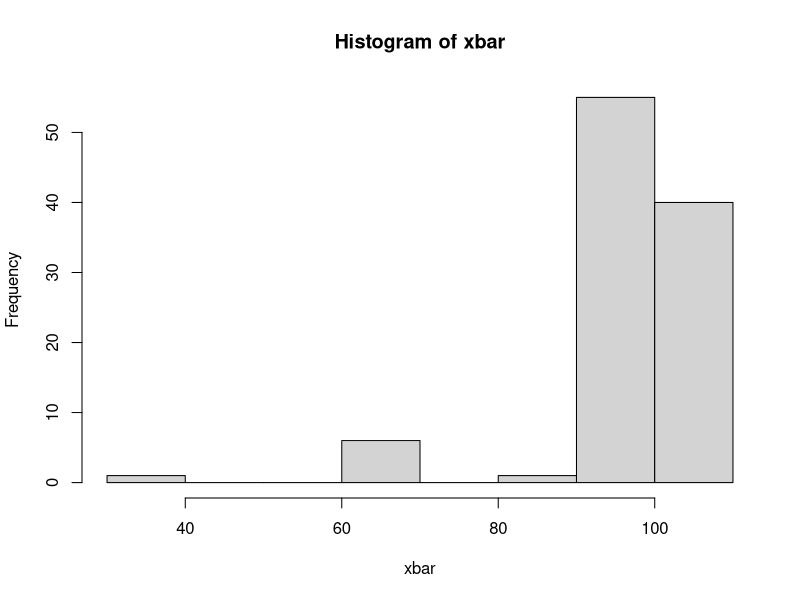

Reproduce this figure in R.
library(tidyverse)
# Project members: Zachary Hauck, Michella Kopti, Joseph Lunt
CLT = function(x,n,b,lgcl=FALSE){
  set.seed(13)
  data = sample(x,n*b, replace=TRUE)
  "xbar1" = matrix(data,nrow=n, ncol=b) #create xbar1 to make the data into a matrix
  "xbar" = apply(xbar1, 2, mean, na.rm=TRUE) #this is to put the matrix in with correct dimensions
  if(lgcl==TRUE)hist(xbar) #to return a histogram is lcgl=TRUE
  return(list(xbar, shapiro.test(xbar)))
}


cauchy = rcauchy(1:120,location = 100, scale=3)
CLT(cauchy,15,103,TRUE)
